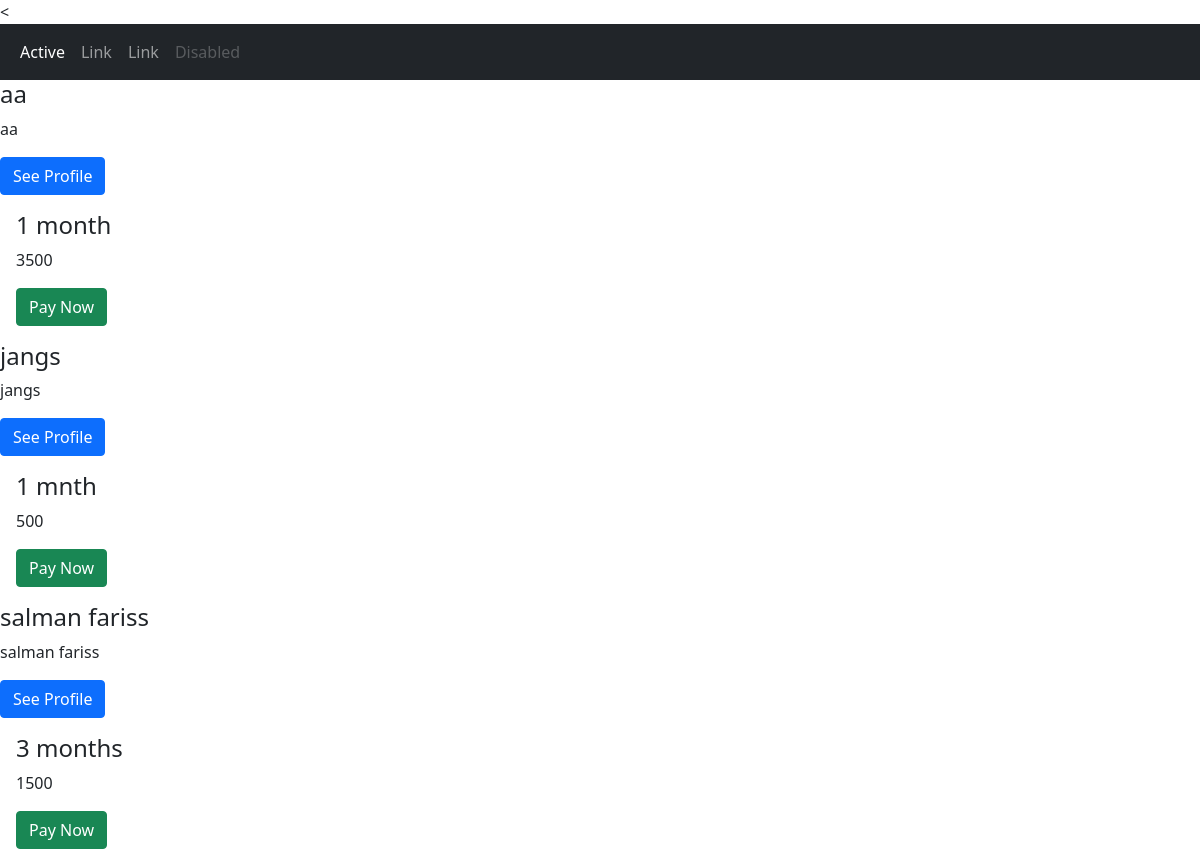
The page /list/subscription/ on the database as committed earlier.
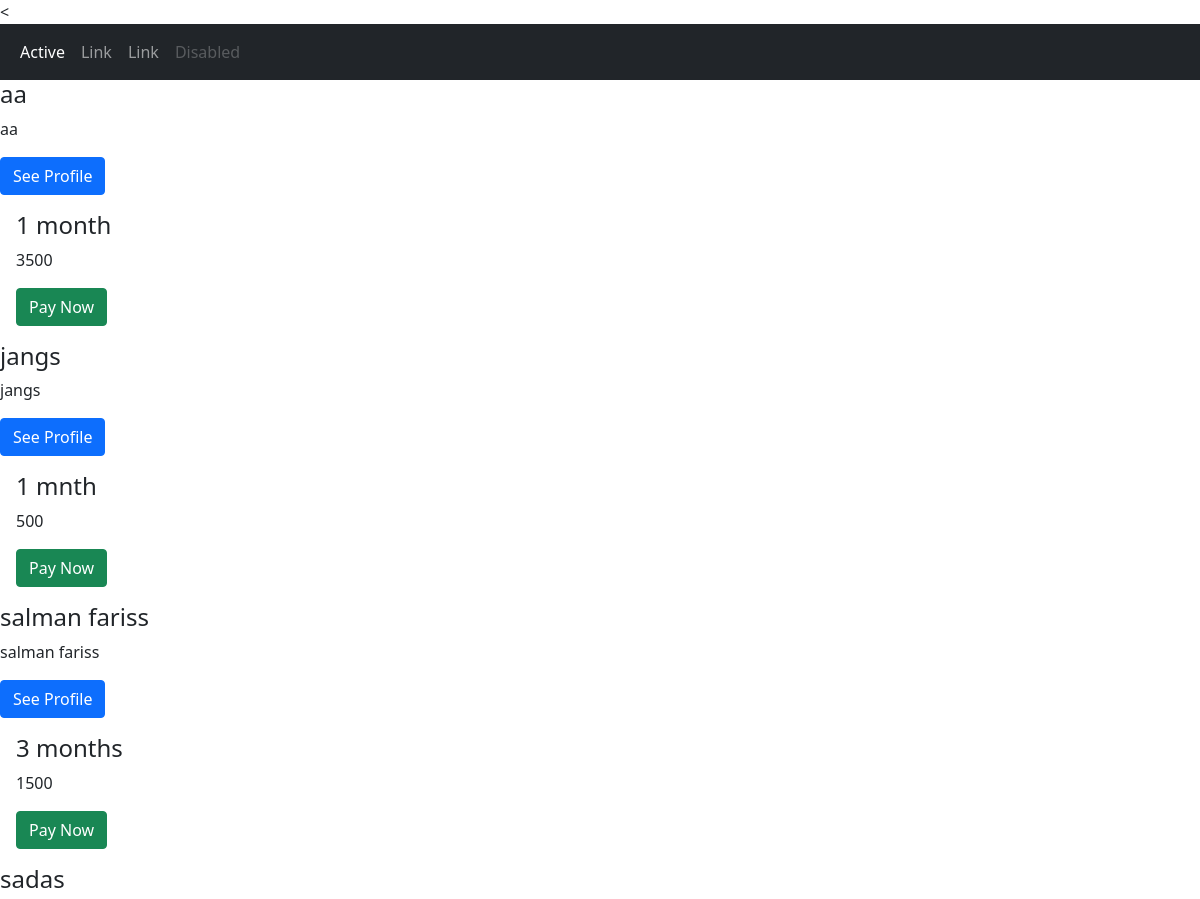
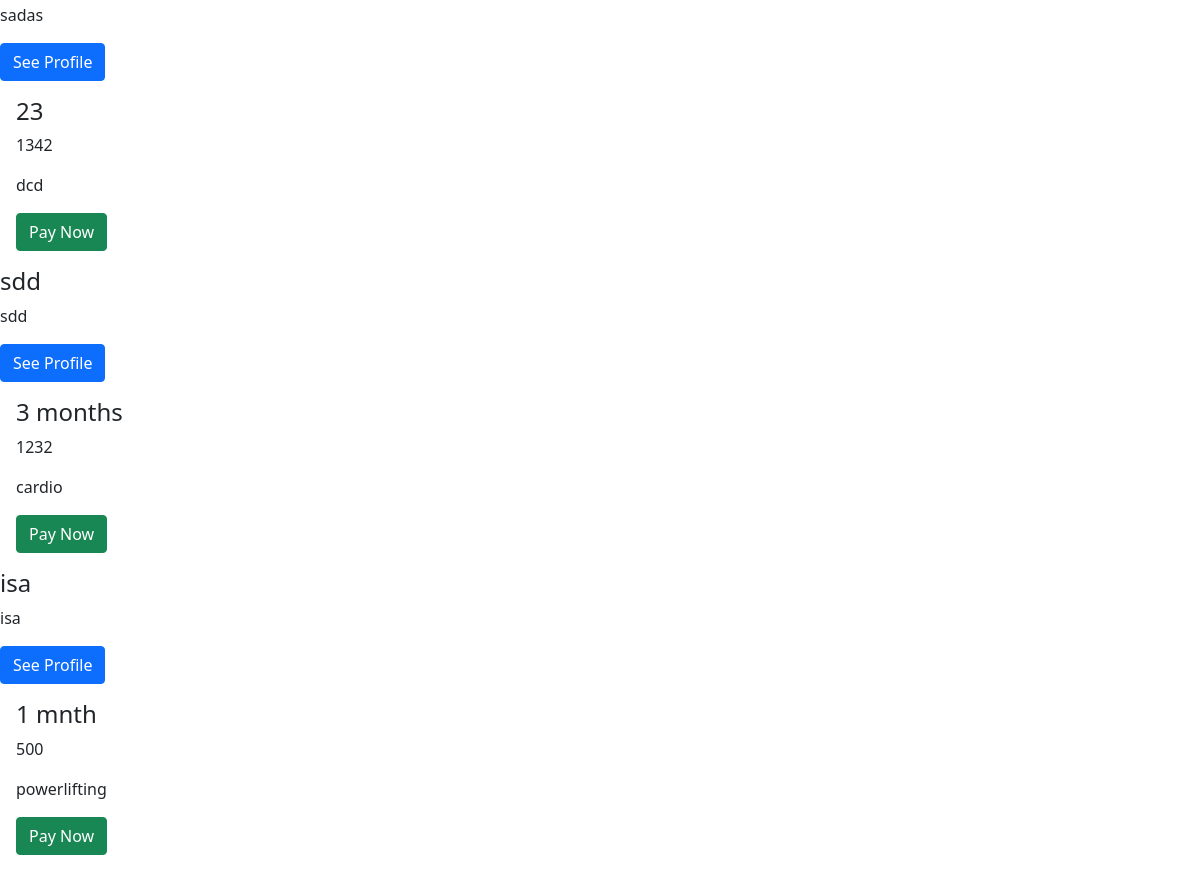
The same page on the database as committed later (2 pictures, top to bottom).
### app10/models.py (models this page shows, shortened)
class AddSubscriptionModel(models.Model):
	name=models.CharField(max_length=30)
	duration=models.CharField(max_length=30)
	feestructure=models.IntegerField()
	category=models.CharField(max_length=30,default='')
	status=models.BooleanField(default=True)
	created_on=models.DateTimeField(auto_now=True)

### app10/views.py (the view)
# urls.py: path('list/subscription/',SubscriptionListView.as_view(),name='sublist'),
class SubscriptionListView(ListView):
	template_name='sublist.html'
	model=AddSubscriptionModel
	context_object_name='data'

### templates/sublist.html (shortened to what this page needs)
<!DOCTYPE html>
<html lang="en">
<head>
  <link href="https://cdn.jsdelivr.net/npm/bootstrap@5.1.3/dist/css/bootstrap.min.css" rel="stylesheet">
</head>
<body>
<
<nav class="navbar navbar-expand-sm bg-dark navbar-dark">
  <div class="container-fluid">
    <ul class="navbar-nav">
      <li class="nav-item">
        <a class="nav-link active" href="#">Active</a>
      </li>
      <li class="nav-item">
        <a class="nav-link" href="#">Link</a>
      </li>
      <li class="nav-item">
        <a class="nav-link" href="#">Link</a>
      </li>
      <li class="nav-item">
        <a class="nav-link disabled" href="#">Disabled</a>
      </li>
    </ul>
  </div>
</nav>
{% for i in data %}
<div class="conatiner">
<h4 class="card-title">{{i.name}}</h4>
	<div>
      <p class="card-text">{{i.name}}</p>
      <a href="#" class="btn btn-primary">See Profile</a>
    </div>
    <div class="card-body">
      <h4 class="card-title">{{i.duration}}</h4>
      <p class="card-text">{{i.feestructure}}</p>
      <p class="card-text">{{i.category}}</p>
      <a href="{% url 'book' i.id %}" class="btn btn-success">Pay Now</a>
    </div>
 </div>
 {% endfor %}
</body>
</html>

Rows that differ between the two databases and show on the page:
added AddSubscriptionModel: name "sadas", duration "23", feestructure "1342", category "dcd"
added AddSubscriptionModel: name "sdd", duration "3 months", feestructure "1232", category "cardio"
added AddSubscriptionModel: name "isa", duration "1 mnth", feestructure "500", category "powerlifting"
